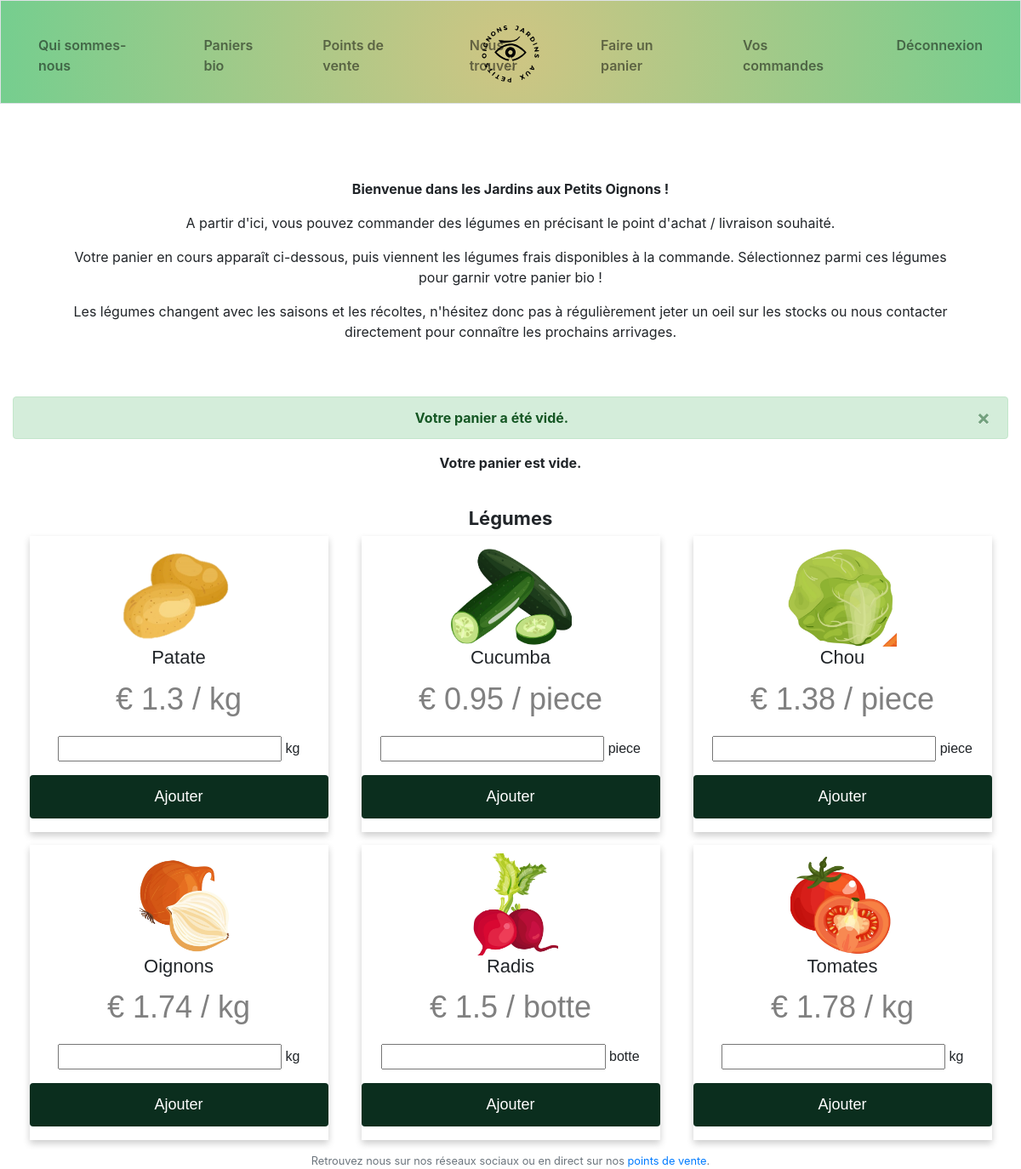
The app's page /empty_cart (signed in) with its own data.
### tables this page shows
CREATE TABLE legumes (id INTEGER,
                        image BLOB,
                        name TEXT NOT NULL,
                        unit TEXT NOT NULL,
                        prix_unit DOUBLE(2, 2), status TINYTEXT,
                        PRIMARY KEY(id));

### app.py (the view)
@app.route("/empty_cart")
@login_required
def empty_cart():
    if "cart" in session:
        session.pop("cart")
    if "cart_total_price" in session:
        session.pop("cart_total_price")
    online_vegs = get_online_vegs()
    flash("Votre panier a été vidé.", category='success')
    return render_template("faire_un_panier.html", online_vegs=online_vegs)

### app.py (called while the page is built)
@app.after_request
def after_request(response):
    response.headers["Cache-Control"] = "no-cache, no-store, must-revalidate"
    response.headers["Expires"] = 0
    response.headers["Pragma"] = "no-cache"
    return response

### helpers.py (called while the page is built)
def login_required(f):
    @wraps(f)
    def decorated_function(*args, **kwargs):
        if session.get("user_id") is None:
            return redirect("/login")
        return f(*args, **kwargs)
    return decorated_function

def get_online_vegs():
    db = sqlite3.connect("ptits_oignons.db", check_same_thread=False)
    cur = db.cursor()
    online_vegs = cur.execute("""SELECT image, name, unit, prix_unit, status, id FROM legumes WHERE status = "online" """).fetchall()
    cur.close()
    db.close()
    return online_vegs

### templates/faire_un_panier.html (shortened to what this page needs)
{% extends "layout.html" %}
{% block main %}
<div class="container" id="presentation">
    <p><strong>Bienvenue dans les Jardins aux Petits Oignons !</strong></p>
    <p>A partir d'ici, vous pouvez commander des légumes en précisant le point d'achat / livraison souhaité.</p>
    <p>Votre panier en cours apparaît ci-dessous, puis viennent les légumes frais disponibles à la commande. Sélectionnez parmi ces légumes pour garnir votre panier bio !</p>
    <p>Les légumes changent avec les saisons et les récoltes, n'hésitez donc pas à régulièrement jeter un oeil sur les stocks ou nous contacter directement pour connaître les prochains arrivages.</p>
</div>
{% with messages = get_flashed_messages(with_categories=true) %}
{% if messages %}
    {% for category, message in messages %}
        <div class="alert alert-{{ category }} alert-dismissible fade show" role="alert">
            <span><strong>{{ message }}</strong></span>
            <button type="button" class="close" data-dismiss="alert" aria-label="Close">
            <span aria-hidden="true">×</span>
            </button>
        </div>
    {% endfor %}
{% endif %}
{% endwith %}
{% if "cart" in session %}
<div class="table-responsive-lg" id="cart">
    <table class="table-hover">
        <thead>
            <tr>
                <th>Nom</th>
                <th style="width: 10%; text-align: left;">Quantité</th>
                <th class="hidable">Prix unitaire</th>
                <th style="width: 20%">Prix</th>
                <th style="width: 5%;"></th>
            </tr>
        </thead>
        <tbody>
            {% for key, value in session["cart"].items() %}
            {% set quantity = session["cart"][key]["quantity"] %}
            {% set name = session["cart"][key]["name"] %}
            {% set unit = session["cart"][key]["unit"] %}
            {% set prix_total = session["cart"][key]["prix_total"] %}
            {% set image = session["cart"][key]["image"] %}
            {% set prix_unit = session["cart"][key]["prix_unit"] %}
            {% set id = key %}
            <tr>
                <td class="in-middle" style="text-align: left;"><img class="img-thumbnail" src="/{{ image }}" alt="legume_thumbnail"> {{ name }}</td>
                <td>{{ quantity }}</td>
                <td class="hidable">€ {{ prix_unit }} / {{ unit }}</td>
                <td>€ {{ prix_total }}</td>
                <td>
                    <a href="{{ url_for('.delete_product', code=session['cart'][key]['code']) }}">
                        <svg xmlns="http://www.w3.org/2000/svg" height="24px" viewBox="0 0 24 24" width="24px" fill="#000000">
                            <path d="M0 0h24v24H0V0z" fill="none"/>
                            <path d="M16 9v10H8V9h8m-1.5-6h-5l-1 1H5v2h14V4h-3.5l-1-1zM18 7H6v12c0 1.1.9 2 2 2h8c1.1 0 2-.9 2-2V7z"/>
                        </svg>
                    </a>
                </td>
            </tr>
            {% endfor %}
        </tbody>
    </table>
    <div class="container-fluid" id="cart_bottom">
        <div class="row">
            <div class="col-lg-2">
                <div class="box-left">
                    <p>Prix total du panier :</p>
                </div>
            </div>
            <div class="col-lg-2">
                <div class="box-left">
                    <p><strong>€ {{ session["cart_total_price"] }}</strong></p>
                </div>
            </div>
            <div class="col-lg-4">
                <div class="box">
                    <form method="post" action="/validate_cart" id="validate_cart" enctype="multipart/form-data">
                        <select class="custom-select" id="delivery" name="delivery" form="validate_cart" style="margin-bottom: 5px" onchange="selectfunction()" required>
                            <option value="" selected disabled>Choisissez un point de retrait</option>
                            <option value="Marché">Au marché (Saint-Dié)</option>
                            <option value="Ferme">A la ferme</option>
                            <option value="Bistroquet">Au Bistroquet</option>
                        </select>
                    </form>
                </div>
            </div>
            <div class="col-lg-2">
                <div class="box">
                    <button class="btn btn-success" type="submit" id="validate_button" name="validate_button" form="validate_cart">
                        <svg xmlns="http://www.w3.org/2000/svg" height="24px" viewBox="0 0 24 24" width="24px" fill="#ffffff">
                            <path d="M0 0h24v24H0V0z" fill="none"/><path d="M15.55 13c.75 0 1.41-.41 1.75-1.03l3.58-6.49c.37-.66-.11-1.48-.87-1.48H5.21l-.94-2H1v2h2l3.6 7.59-1.35 2.44C4.52 15.37 5.48 17 7 17h12v-2H7l1.1-2h7.45zM6.16 6h12.15l-2.76 5H8.53L6.16 6zM7 18c-1.1 0-1.99.9-1.99 2S5.9 22 7 22s2-.9 2-2-.9-2-2-2zm10 0c-1.1 0-1.99.9-1.99 2s.89 2 1.99 2 2-.9 2-2-.9-2-2-2z"/>
                        </svg>
                        Commander
                    </button>
                </div>
            </div>
            <div class="col-lg-2">
                <div class="box">
                    <a id="empty_cart" href="{{ url_for('.empty_cart') }}">
                        <button class="btn btn-warning" id="empty_cart">
                            <svg xmlns="http://www.w3.org/2000/svg" height="24px" viewBox="0 0 24 24" width="24px" fill="#000000">
                                <path d="M0 0h24v24H0V0z" fill="none"/><path d="M19 6.41L17.59 5 12 10.59 6.41 5 5 6.41 10.59 12 5 17.59 6.41 19 12 13.41 17.59 19 19 17.59 13.41 12 19 6.41z"/>
                            </svg>
                        Vider
                        </button>
                    </a>
                </div>
            </div>
        </div>
    </div>
    <div class="alert alert-info" id="Marché">
        <img src="/static/pickle_rick.png" style="float: left; height: 80px; vertical-align: middle">
        <p>Le marché de Saint-Dié se tient le <strong>mardi matin</strong> de chaque semaine.</p>
        <p>Toute commande non-récupérée à la fin du marché sera redirigée vers le Bistroquet.</p>
    </div>
    <div class="alert alert-info" id="Ferme">
        <img src="/static/pickle_rick.png" style="float: left; height: 80px; vertical-align: middle">
        <p>Le retrait à la ferme se fait chaque jour.</p>
        <p>Comptez tout de même 24h avant de venir retirer votre commande afin de nous laisser le temps de la préparer.</p>
    </div>
    <div class="alert alert-info" id="Bistroquet">
        <img src="/static/pickle_rick.png" style="float: left; height: 80px; vertical-align: middle">
        <p>Le retrait au Bistroquet se fait chaque jour aux horaires d'ouverture du bar.</p>
        <p>Comptez également 24h de préparation et d'acheminement.</p>
    </div>
    <script>
        document.getElementById("Marché").style.display = "none";
        document.getElementById("Ferme").style.display = "none";
        document.getElementById("Bistroquet").style.display = "none";
        function selectfunction() {
            var x = document.getElementById('delivery').value;
            if (x == "Marché") {
                document.getElementById("Marché").style.display = "block";
                document.getElementById("Ferme").style.display = "none";
                document.getElementById("Bistroquet").style.display = "none";
            }
            else if (x == "Ferme") {
                document.getElementById("Ferme").style.display = "block";
                document.getElementById("Marché").style.display = "none";
                document.getElementById("Bistroquet").style.display = "none";
            }
            else if (x == "Bistroquet") {
                document.getElementById("Bistroquet").style.display = "block";
                document.getElementById("Marché").style.display = "none";
                document.getElementById("Ferme").style.display = "none";
            }
            else {
                document.getElementById("Ferme").style.display = "none";
                document.getElementById("Marché").style.display = "none";
                document.getElementById("Ferme").style.display = "none";
            }
        }
    </script>
</div>
{% else %}
<div class="container-fluid">
    <p><strong>Votre panier est vide.</strong></p>
</div>
{% endif %}
<br>
<div class="container-fluid" id="legumes-grid">
    <h2><strong>Légumes</strong></h2>
    {% for online_veg_row in online_vegs|batch(3) %}
    <div class="row">
        {% for online_veg in online_veg_row %}
        <div class="legume_card">
            <form method="post" action="/choisir" enctype="multipart/form-data">
                <img src="/{{ online_veg.0 }}" alt="image_légume" style="width:100%">
                <h2>{{ online_veg.1 }}</h2>
                <p class="price">€ {{ online_veg.3 }} / {{ online_veg.2 }}</p>
                {% if online_veg.2 == "botte" or online_veg.2 == "piece" %}
                <p><input type="number" id="quantity_legume" name="quantity_legume" step="1" min="0"required> {{ online_veg.2 }}</p>
                {% else %}
                <p><input type="number" id="quantity_legume" name="quantity_legume" step="0.1" min="0" required> {{ online_veg.2 }}</p>
                {% endif %}
                <p><button class="btn btn-primary" type="submit" name="submit_button" value="add_legume">Ajouter</button></p>
            </form>
        </div>
        {% endfor %}
    </div>
    {% endfor %}
</div>
{% endblock %}

### static/styles.css (style rules this page uses)
main img { max-width: 100%; }
.legume_card { box-shadow: 0 4px 8px 0 rgba(0, 0, 0, 0.2); width: 30%; height: 90%; margin: auto; text-align: center; font-family: arial; margin-bottom: 15px; }
.price { color: grey; font-size: 3vmin; }
h2 { font-size: 22px; }
.legume_card img { width: 120px; height: 120px; object-fit: scale-down; max-width: 100%; margin-top: 10px; }
.legume_card button { border: none; outline: 0; padding: 12px; color: white; background-color: rgb(11, 46, 30); text-align: center; cursor: pointer; width: 100%; font-size: 18px; }
.legume_card #quantity_legume { width:75%; }
.container { padding: 3em; }

### records on screen
legumes: image (picture), name "Patate", prix_unit "1.3", unit "kg"
legumes: image (picture), name "Cucumba", prix_unit "0.95", unit "piece"
legumes: image (picture), name "Chou", prix_unit "1.38", unit "piece"
legumes: image (picture), name "Oignons", prix_unit "1.74", unit "kg"
legumes: image (picture), name "Radis", prix_unit "1.5", unit "botte"
legumes: image (picture), name "Tomates", prix_unit "1.78", unit "kg"

### other values on screen
{{ message }} "Votre panier a été vidé."
